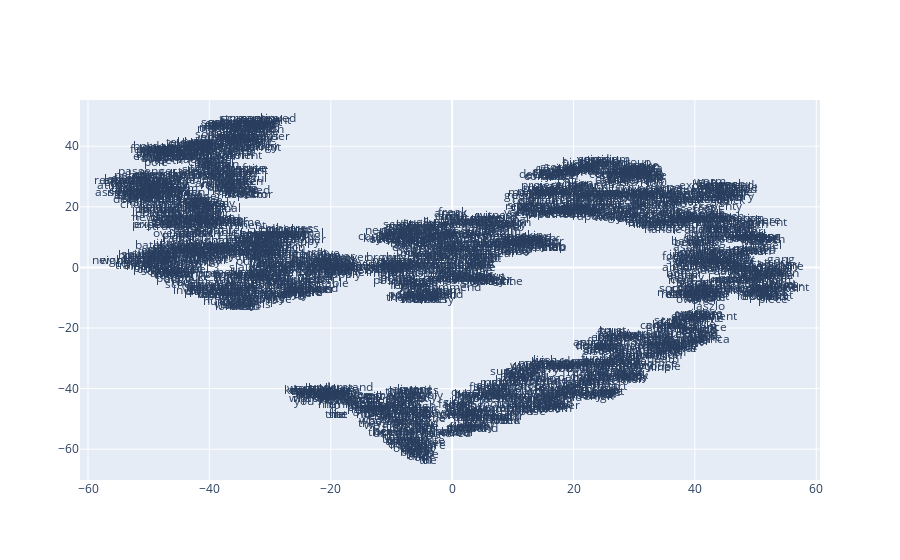

Source (notebook cell):
### Markdown cell above
The documentation for gensim provided a really nice example on visualizing embedded words by reducing the dimensionality of the words to 2 dimensions using tSNE.

### Code cell
# Visualizing word embeddings via plotly and matplotlib and the TSNE algorithm
from sklearn.decomposition import IncrementalPCA    # inital reduction
from sklearn.manifold import TSNE                   # final reduction
import numpy as np                                  # array handling

def reduce_dimensions(model):
    num_dimensions = 2  # final num dimensions (2D, 3D, etc)

    # extract the words & their vectors, as numpy arrays
    vectors = np.asarray(model.wv.vectors)
    labels = np.asarray(model.wv.index_to_key)  # fixed-width numpy strings

    # reduce using t-SNE
    tsne = TSNE(n_components=num_dimensions, random_state=0)
    vectors = tsne.fit_transform(vectors)

    x_vals = [v[0] for v in vectors]
    y_vals = [v[1] for v in vectors]
    return x_vals, y_vals, labels

x_vals, y_vals, labels = reduce_dimensions(word2vec_model)

def plot_with_plotly(x_vals, y_vals, labels, plot_in_notebook=True):
    from plotly.offline import init_notebook_mode, iplot, plot
    import plotly.graph_objs as go

    trace = go.Scatter(x=x_vals, y=y_vals, mode='text', text=labels)
    data = [trace]

    if plot_in_notebook:
        init_notebook_mode(connected=True)
        iplot(data, filename='word-embedding-plot')
    else:
        plot(data, filename='word-embedding-plot.html')

def plot_with_matplotlib(x_vals, y_vals, labels):
    import matplotlib.pyplot as plt
    import random

    random.seed(0)

    plt.figure(figsize=(12, 12))
    plt.scatter(x_vals, y_vals)

    #
    # Label randomly subsampled 25 data points
    #
    indices = list(range(len(labels)))
    selected_indices = random.sample(indices, 25)
    for i in selected_indices:
        plt.annotate(labels[i], (x_vals[i], y_vals[i]))

try:
    get_ipython()
except Exception:
    plot_function = plot_with_matplotlib
else:
    plot_function = plot_with_plotly

print('This is a plot for word2vec_model')
plot_function(x_vals, y_vals, labels)

### Figure 1 — Plotly figure (JSON) as saved in the notebook; plotly's stock layout.template omitted (floating-point values rounded to 4 significant figures; data arrays with more than 128 entries replaced by an {"elided": "..."} marker saying what was removed)
{"data": [{"mode": "text", "text": {"elided": "2186 str values"}, "type": "scatter", "x": {"elided": "2186 float values"}, "y": {"elided": "2186 float values"}}], "layout": {}}
